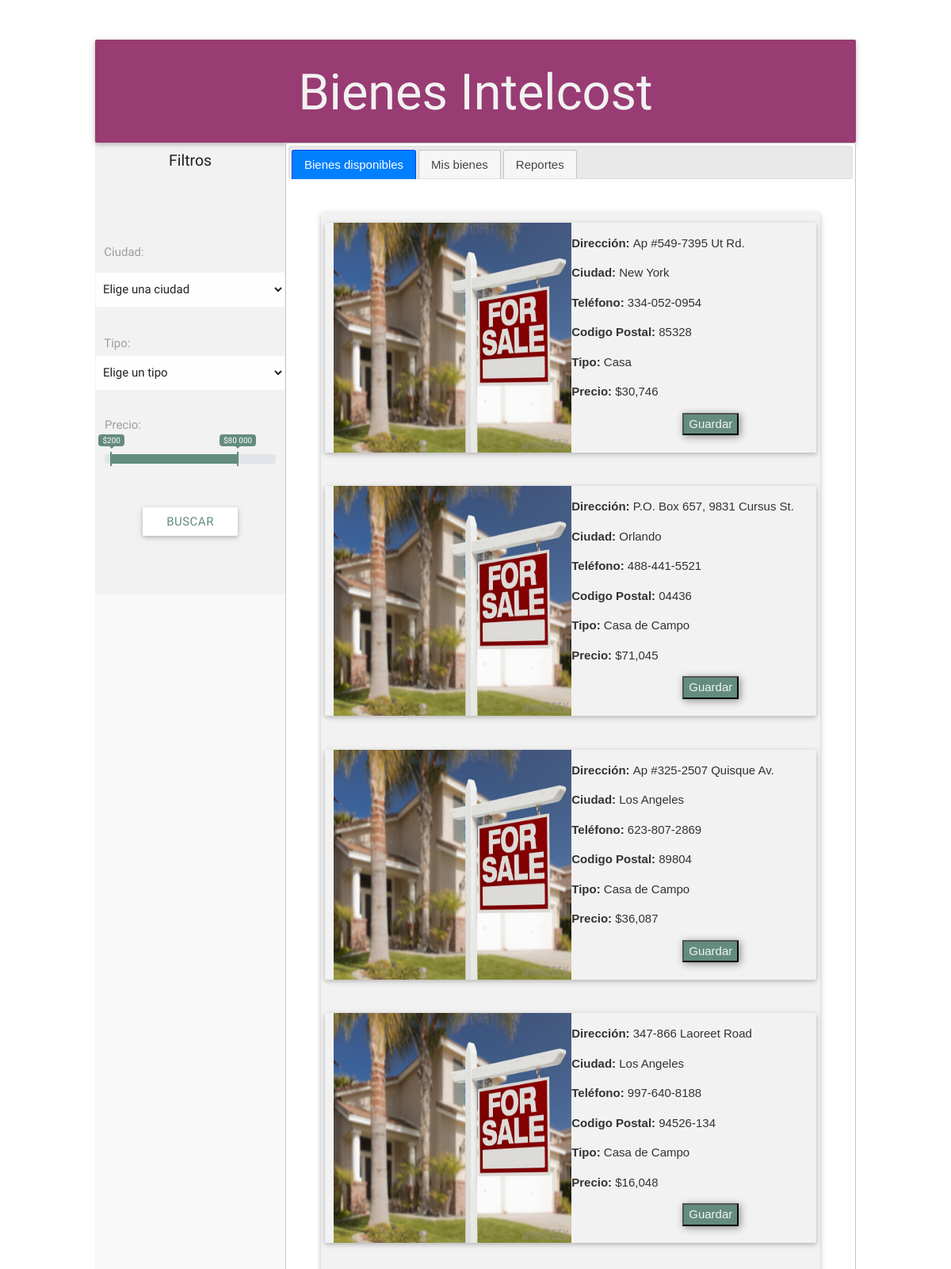
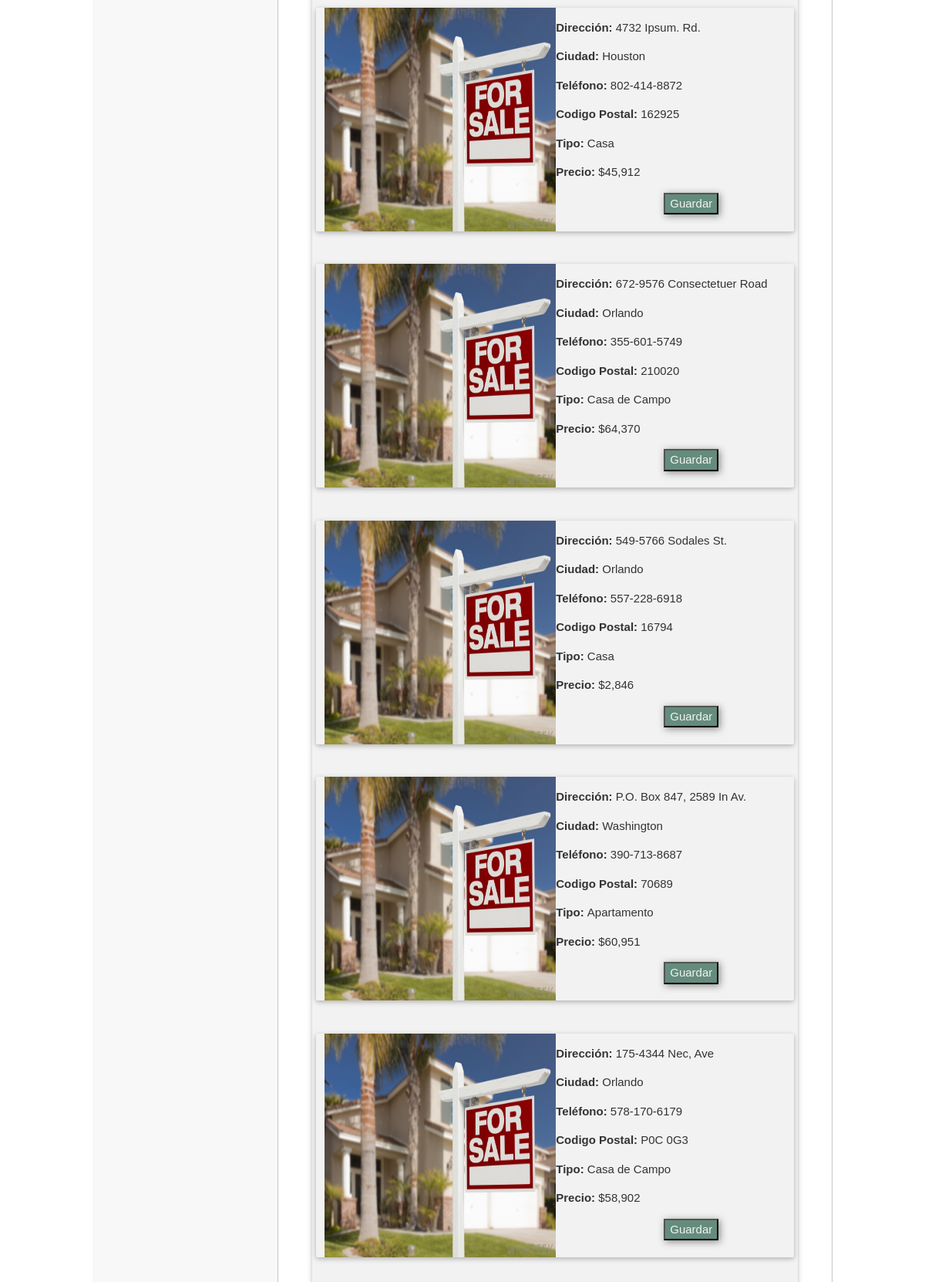
The page / (upper part) on the database its author committed (2 pictures, top to bottom).
### tables this page shows
CREATE TABLE `datos_generales` (
  `id` int(11) NOT NULL,
  `direccion` varchar(200) NOT NULL,
  `ciudad` varchar(200) NOT NULL,
  `telefono` varchar(200) NOT NULL,
  `codigo_postal` varchar(200) NOT NULL,
  `tipo` varchar(200) NOT NULL,
  `precio` varchar(200) NOT NULL
);

### index.php (the view, shortened to what this page needs)
<?php
  include("php/conexion_bd.php");
    $search = "";
    $registros="SELECT * FROM datos_generales $search";
    $resultado=$conexion->query($registros);
?>
<!DOCTYPE html>
<html>
<head>
  <link type="text/css" rel="stylesheet" href="css/materialize.min.css"  media="screen,projection"/>
  <link type="text/css" rel="stylesheet" href="css/customColors.css"  media="screen,projection"/>
  <link type="text/css" rel="stylesheet" href="css/ion.rangeSlider.css"  media="screen,projection"/>
  <link type="text/css" rel="stylesheet" href="css/ion.rangeSlider.skinFlat.css"  media="screen,projection"/>
  <link type="text/css" rel="stylesheet" href="css/index.css"  media="screen,projection"/>
  <link rel="stylesheet" href="//code.jquery.com/ui/1.12.1/themes/base/jquery-ui.css">
</head>
<body>
  <div class="contenedor">
    <div class="card rowTitulo">
      <h1>Bienes Intelcost</h1>
    </div>
    <div class="colFiltros">
      <form method="post">
        <div class="filtrosContenido">
          <div class="tituloFiltros">
            <h5>Filtros</h5>
          </div>
          <div class="filtroCiudad input-field">
            <p><label for="selectCiudad">Ciudad:</label><br></p>
            <select name="ciudad">
              <option value="" selected>Elige una ciudad</option>
            </select>
          </div>
          <div class="filtroTipo input-field">
            <p><label for="selecTipo">Tipo:</label></p>
            <br>
            <select name="tipo">
              <option value="">Elige un tipo</option>
            </select>
          </div>
          <div class="filtroPrecio">
            <label for="rangoPrecio">Precio:</label>
          </div>
          <div class="botonField">
            <input type="submit" name="buscar" class="btn white" value="Buscar">
          </div>
        </div>
      </form>
    </div>
    <div id="tabs" style="width: 75%;">
      <ul>
        <li><a href="#tabs-1">Bienes disponibles</a></li>
        <li><a href="#tabs-2">Mis bienes</a></li>
        <li><a href="#tabs-3">Reportes</a></li>
      </ul>
      <div id="tabs-1">
        <div class="colContenido" id="divResultadosBusqueda">
          <div class="tituloContenido card" style="justify-content: center;">
                  <?php
                     while ($dato = $resultado->fetch_array(MYSQLI_BOTH)) { ?>
                      <div class="row">
                        <div class="col s12 card" style="background-color: #f2f2f2;">
                          <img align="left" src="img/home.jpg" style="width: 300px; height: 290px;">
                          <p><b>Dirección: </b><?php echo $dato['direccion']; ?></p>
                          <p><b>Ciudad: </b><?php echo $dato['ciudad']; ?></p>
                          <p><b>Teléfono: </b><?php echo $dato['telefono']; ?></p>
                          <p><b>Codigo Postal: </b><?php echo $dato['codigo_postal']; ?></p>
                          <p><b>Tipo: </b><?php echo $dato['tipo']; ?></p>
                          <p><b>Precio: </b><?php echo $dato['precio']; ?></p>
                          <?php
                            echo "<a href='php/insertar_bienes.php?id=".$dato['id']."'><button>Guardar</button></a>"
                           ?>
                        </div>
                      </div>
                  <?php } ?>
          </div>
        </div>
      </div>
    </div>
  </body>
  </html>

### css/customColors.css (style rules this page uses)
.input-field label { color: #9E9E9E; }

### css/index.css (style rules this page uses)
.contenedor { background-color: rgba(242, 242, 242, 0.5); width: 80%; margin: 50px auto; display: flex; flex-flow: row wrap; min-height: 700px; height: auto; align-content: flex-start; }
.rowTitulo { width: 100%; text-align: center; background-color: #983c73; color: #F2F2F2; margin-top: 0; margin-bottom: 0; height: 130px; }
.colFiltros { width: 25%; height: 100%; min-height: 570px; }
.filtrosContenido, .colContenido, .colFiltros form { min-height: 570px; }
.filtrosContenido { width: 100%; margin: 0 0; background-color: #F2F2F2; display: flex; flex-flow: row wrap; align-content: flex-start; }
.tituloFiltros { width: 100%; height: 100px; text-align: center; }
.tituloFiltros h5 { font-size: 1.3rem; }
.filtroCiudad { width: 100%; height: 100px; text-align: center; }
.filtroTipo { width: 100%; height: 100px; text-align: center; }
.filtroPrecio { margin: 15px auto; width: 90%; height: 100px; }
.filtroPrecio label { font-size: 1rem; }
.botonField { width: 100%; height: 70px; text-align: center; }
.botonField input { color: #648C7D; }
.colContenido { width: 100%; flex-flow: row wrap; align-content: space-between; padding: 20px; }
.tituloContenido { width: 100%; min-height: 170px; background-color: #F2F2F2; flex-flow: row wrap; padding: 5px; }
.tituloContenido button { background: #648C7D; color: #F2F2F2; box-shadow: 2px 2px 10px rgba(33, 33, 33, 0.5); margin-left: 140px; }

### rows shown on the page
datos_generales: direccion "Ap #549-7395 Ut Rd.", ciudad "New York", telefono "334-052-0954", codigo_postal "85328", tipo "Casa", precio "$30,746"
datos_generales: direccion "P.O. Box 657, 9831 Cursus St.", ciudad "Orlando", telefono "488-441-5521", codigo_postal "04436", tipo "Casa de Campo", precio "$71,045"
datos_generales: direccion "Ap #325-2507 Quisque Av.", ciudad "Los Angeles", telefono "623-807-2869", codigo_postal "89804", tipo "Casa de Campo", precio "$36,087"
datos_generales: direccion "347-866 Laoreet Road", ciudad "Los Angeles", telefono "997-640-8188", codigo_postal "94526-134", tipo "Casa de Campo", precio "$16,048"
datos_generales: direccion "4732 Ipsum. Rd.", ciudad "Houston", telefono "802-414-8872", codigo_postal "162925", tipo "Casa", precio "$45,912"
datos_generales: direccion "672-9576 Consectetuer Road", ciudad "Orlando", telefono "355-601-5749", codigo_postal "210020", tipo "Casa de Campo", precio "$64,370"
datos_generales: direccion "549-5766 Sodales St.", ciudad "Orlando", telefono "557-228-6918", codigo_postal "16794", tipo "Casa", precio "$2,846"
datos_generales: direccion "P.O. Box 847, 2589 In Av.", ciudad "Washington", telefono "390-713-8687", codigo_postal "70689", tipo "Apartamento", precio "$60,951"
datos_generales: direccion "175-4344 Nec, Ave", ciudad "Orlando", telefono "578-170-6179", codigo_postal "P0C 0G3", tipo "Casa de Campo", precio "$58,902"
